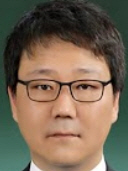
#> input picture 6.Basic Operation/izh.jpg, 128 x 171 px
$ jupyter execute 'Basic Operaion.ipynb'
#> lines starting #> are read from the running program, lines starting #| are printed output that depends on the picture; after the words box and inside, x2 and y2 are one past the last pixel; in counts of white or black regions, pixels touching at a corner belong together
# Pixel Value

일반적으로 이미지를 Load하면 3차원 행렬형태로 생성이 됩니다.
(100,300,3) 이러한 형태로 (행, 열, 색정보)를 의미합니다.

[cell 1]
import cv2
import numpy as np

[cell 2]
img = cv2.imread('izh.jpg')
#> img is the input picture: shape (171, 128, 3); mean B, G, R 83.8, 102.2, 119.1

cv2.imshow('image', img)
cv2.waitKey(0)
cv2.destroyAllWindows()

위와 같이 Load후에 특정 pixel을 값에 접근을 하려면 아래와 같이 접근할 수 있습니다.

[cell 3]
px = img[100,127]
#> px = [58, 74, 40]
print(px)
#| [58 74 40]

즉, 100(행), 200(열)을 색값이 157(B), 100(G), 190(R) 인 것을 확인 할 수 있습니다.
만일 Blue값만을 확인하고 싶을 경우에는 아래와 같이 입력합니다.

[cell 4]
b = img[100,127,0]
#> b = 58
print(b)
#| 58

세번째 Array값 중 0번째는 Blue, 1번째는 Green, 2번째는 Red를 의미합니다. 위와 같은 방법으로 특정 pixel의 값을 변경할 수도 있습니다.

[cell 5]
img[100,127] = [255, 255, 255]
#> img: shape (171, 128, 3); under 0.01% of pixels changed, all inside (x1, y1, x2, y2) = (127, 100, 128, 101)

위와 같이 입력을 하면 100,200의 색 값을 흰색으로 변경할 수 있습니다.

일반적으로 특정 Pixel값을 변경하기 위해서는 아래와 같이 사용합니다.(Numpy 사용 방법)

[cell 6]
np=img.item(10,10,2) # Red값
#> np = 38
print(np)
#| 38

[cell 7]
img.itemset((10,10,2), 100) #Red값을 100으로 변경
#> img: shape (171, 128, 3); mean B, G, R 83.8, 102.2, 119.1
np=img.item(10,10,2)
#> np = 100
100

# 이미지의 기본 속성

이미지를 Load한 후에 해당 이미지의 기본적인 정보를 확인해야 합니다. 행과 열의 갯수가 몇개인지, 몇개의 Channel로 구성이되어 있는지가 기본입니다. 이를 확인하기 위해서 img.shape 를 사용하면 tuple형태로 (행, 열, channel) 정보를 Return합니다.

[cell 8]
img.shape
#> Out = (171, 128, 3)

[cell 9]
img.size
#> Out = 65664

[cell 10]
img.dtype

# 이미지 ROI

이미지 작업시에는 특정 pixel단위 보다는 특정 영역단위로 작업을 하게 됩니다. 이것을 Region of Image(ROI)라고 합니다. ROI 설정은 Numpy의 indexing방법을 사용합니다. 만일 아래와 같이 특정 영역에 어떤 물체가 있다는 것을 알고 있으면 그 영역을 설정해서 Copy를 할 수도 있습니다.

[cell 11]
import cv2

img = cv2.imread('kms.jpg')
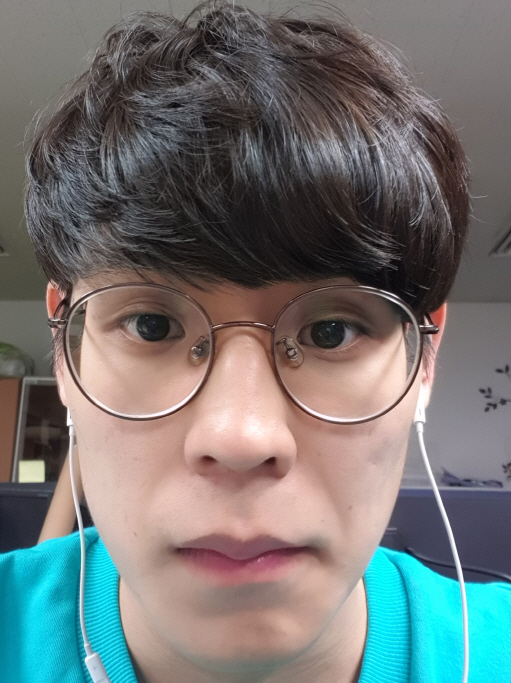
#> input picture 6.Basic Operation/kms.jpg, 511 x 683 px
#> img is the input picture: shape (683, 511, 3); mean B, G, R 115.8, 117.2, 113.6
cv2.imshow('img', img)

cv2.waitKey(0)
cv2.destroyAllWindows()
img.shape
#> Out = (683, 511, 3)

[cell 12]
subimg = img[250:300, 300:350]  # img[행의 시작점: 행의 끝점, 열의 시작점: 열의 끝점]
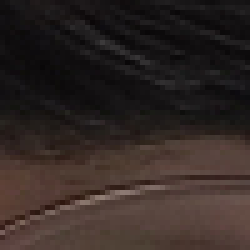
#> subimg: shape (50, 50, 3) (shown 5 times larger); mean B, G, R 36.2, 39.2, 49.3
cv2.imshow('cutting', subimg)   # 동일 영역에 Copy

cv2.waitKey(0)
cv2.destroyAllWindows()

[cell 13]
img[200:250, 100:150] = subimg
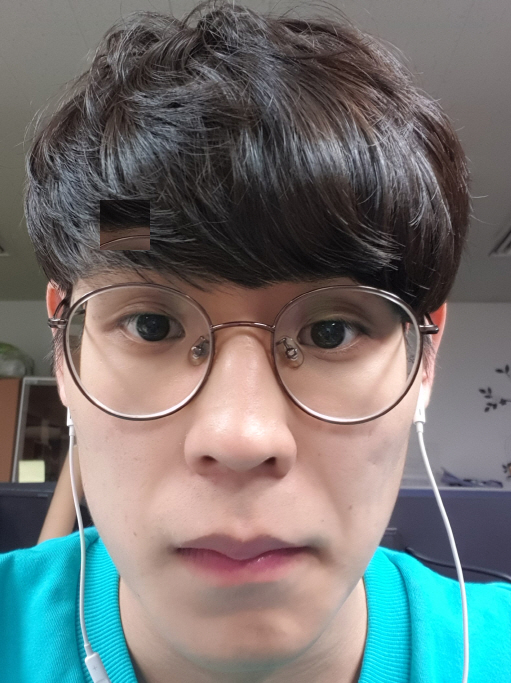
#> img: shape (683, 511, 3); 0.72% of pixels changed, all inside (x1, y1, x2, y2) = (100, 200, 150, 250)
cv2.imshow('modified', img)
cv2.waitKey(0)
cv2.destroyAllWindows()

# 이미지 Channels

Color Image는 3개의 채널 B,G,R로 구성이 되어 있습니다. 이것을 각 채널별로 분리할 수 있습니다.

[cell 14]
b, g, r= cv2.split(img)
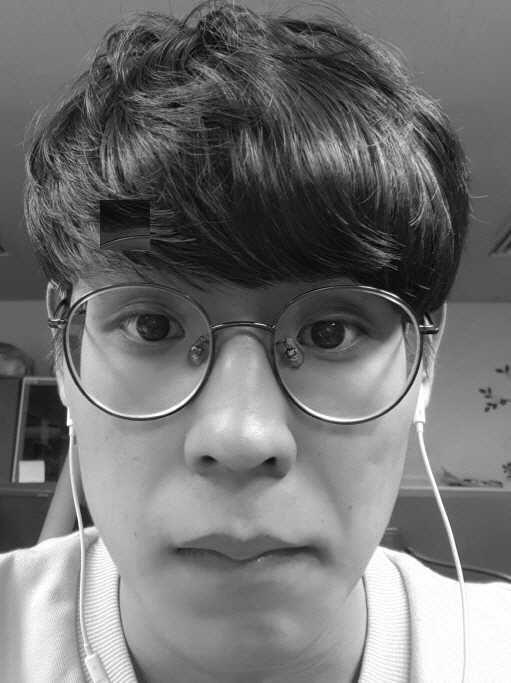
#> b: shape (683, 511); min 5, max 255, mean 115.6
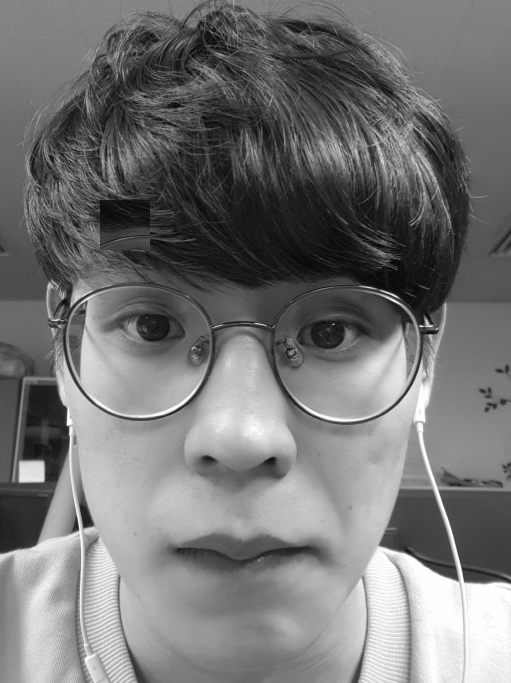
#> g: shape (683, 511); min 4, max 255, mean 117
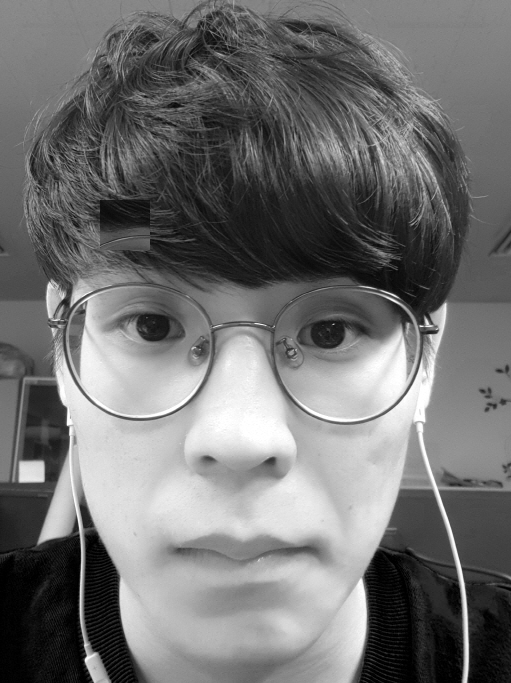
#> r: shape (683, 511); min 0, max 255, mean 113.4
img = cv2.merge((r,g,b))
cv2.imshow('img', img)

cv2.waitKey(0)
cv2.destroyAllWindows()
